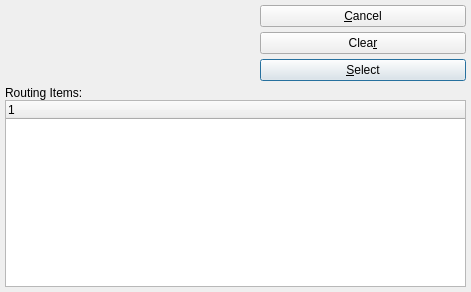
<ui version="4.0" >
 <author></author>
 <comment>This file is part of the xtmfg Package for xTuple ERP,
and is Copyright (c) 1999-2017 by OpenMFG LLC, d/b/a xTuple.  It
is licensed to you under the xTuple End-User License Agreement (&quot;the
EULA&quot;), the full text of which is available at www.xtuple.com/EULA.
While the EULA gives you access to source code and encourages your
involvement in the development process, this Package is not free
software.  By using this software, you agree to be bound by the
terms of the EULA.</comment>
 <class>booItemList</class>
 <widget class="QDialog" name="booItemList" >
  <property name="geometry" >
   <rect>
    <x>0</x>
    <y>0</y>
    <width>471</width>
    <height>292</height>
   </rect>
  </property>
  <property name="windowTitle" >
   <string>Routing Items</string>
  </property>
  <layout class="QVBoxLayout" >
   <property name="spacing" >
    <number>5</number>
   </property>
   <property name="leftMargin" >
    <number>5</number>
   </property>
   <property name="topMargin" >
    <number>5</number>
   </property>
   <property name="rightMargin" >
    <number>5</number>
   </property>
   <property name="bottomMargin" >
    <number>5</number>
   </property>
   <item>
    <layout class="QHBoxLayout" >
     <property name="spacing" >
      <number>7</number>
     </property>
     <item>
      <layout class="QVBoxLayout" >
       <property name="spacing" >
        <number>0</number>
       </property>
       <item>
        <widget class="ItemCluster" name="_item" />
       </item>
       <item>
        <spacer>
         <property name="orientation" >
          <enum>Qt::Vertical</enum>
         </property>
         <property name="sizeType" >
          <enum>QSizePolicy::Expanding</enum>
         </property>
         <property name="sizeHint" >
          <size>
           <width>20</width>
           <height>16</height>
          </size>
         </property>
        </spacer>
       </item>
      </layout>
     </item>
     <item>
      <layout class="QHBoxLayout" >
       <property name="spacing" >
        <number>0</number>
       </property>
       <item>
        <spacer>
         <property name="orientation" >
          <enum>Qt::Vertical</enum>
         </property>
         <property name="sizeType" >
          <enum>QSizePolicy::Expanding</enum>
         </property>
         <property name="sizeHint" >
          <size>
           <width>21</width>
           <height>20</height>
          </size>
         </property>
        </spacer>
       </item>
       <item>
        <layout class="QVBoxLayout" >
         <property name="spacing" >
          <number>5</number>
         </property>
         <item>
          <widget class="QPushButton" name="_close" >
           <property name="text" >
            <string>&amp;Cancel</string>
           </property>
          </widget>
         </item>
         <item>
          <widget class="QPushButton" name="_clear" >
           <property name="text" >
            <string>Clea&amp;r</string>
           </property>
          </widget>
         </item>
         <item>
          <widget class="QPushButton" name="_select" >
           <property name="text" >
            <string>&amp;Select</string>
           </property>
           <property name="default" >
            <bool>true</bool>
           </property>
          </widget>
         </item>
        </layout>
       </item>
      </layout>
     </item>
    </layout>
   </item>
   <item>
    <layout class="QVBoxLayout" >
     <property name="spacing" >
      <number>0</number>
     </property>
     <item>
      <widget class="QLabel" name="_booItemsLit" >
       <property name="text" >
        <string>Routing Items:</string>
       </property>
      </widget>
     </item>
     <item>
      <widget class="XTreeWidget" name="_booitem" />
     </item>
    </layout>
   </item>
  </layout>
 </widget>
 <layoutdefault spacing="5" margin="5" />
 <pixmapfunction>qPixmapFromMimeSource</pixmapfunction>
 <customwidgets>
  <customwidget>
   <class>ItemCluster</class>
   <extends>QWidget</extends>
   <header>itemcluster.h</header>
   <container>1</container>
  </customwidget>
  <customwidget>
   <class>XTreeWidget</class>
   <extends>QTreeWidget</extends>
   <header>xtreewidget.h</header>
   <container>1</container>
  </customwidget>
 </customwidgets>
 <tabstops>
  <tabstop>_item</tabstop>
  <tabstop>_booitem</tabstop>
  <tabstop>_select</tabstop>
  <tabstop>_clear</tabstop>
  <tabstop>_close</tabstop>
 </tabstops>
 <includes>
  <include location="global" >parameter.h</include>
 </includes>
 <resources/>
 <connections>
  <connection>
   <sender>_booitem</sender>
   <signal>itemSelected(int)</signal>
   <receiver>_select</receiver>
   <slot>animateClick()</slot>
   <hints>
    <hint type="sourcelabel" >
     <x>20</x>
     <y>20</y>
    </hint>
    <hint type="destinationlabel" >
     <x>20</x>
     <y>20</y>
    </hint>
   </hints>
  </connection>
 </connections>
</ui>
